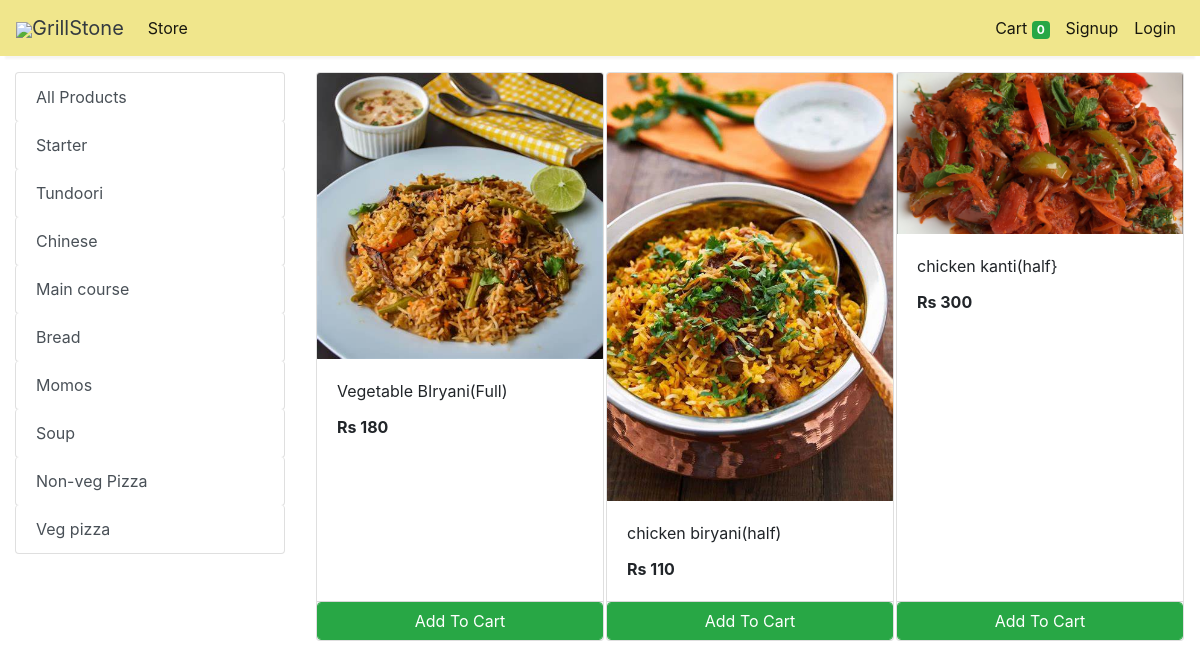
The page /store?category=34 on the database its author committed.
### store/models/category.py (models this page shows, shortened)
class Category(models.Model):
    id = models.BigAutoField(primary_key=True)
    name= models.CharField(max_length=50)
    image= models.ImageField(upload_to='uploads/category/')
    @staticmethod
    def get_all_categories():
        return Category.objects.all()

### store/models/product.py (models this page shows, shortened)
class Products(models.Model):
    id = models.BigAutoField(primary_key=True)
    name = models.CharField(max_length=60)
    price= models.IntegerField(default=0)
    category= models.ForeignKey(Category,on_delete=models.CASCADE,default=1 )
    description= models.CharField(max_length=250, default='', blank=True, null= True)
    image= models.ImageField(upload_to='uploads/products/')
    @staticmethod
    def get_all_products_by_categoryid(category_id):
        if category_id:
            return Products.objects.filter (category=category_id)
        else:
            return Products.get_all_products();

### store/views/home.py (the view)
# urls.py: path('' , include('store.urls'))
def store(request):
    cart = request.session.get('cart')
    if not cart:
        request.session['cart'] = {}
    products = None
    categories = Category.get_all_categories()
    categoryID = request.GET.get('category')
    if categoryID:
        products = Products.get_all_products_by_categoryid(categoryID)
    else:
        products = Products.get_all_products();
    data = {}
    data['products'] = products
    data['categories'] = categories
    print('you are : ', request.session.get('email'))
    return render(request, 'index.html', data)

### store/templatetags/cart.py (called while the page is built)
@register.filter (name='is_in_cart')
def is_in_cart(product, cart):
    keys = cart.keys ()
    for id in keys:
        if int (id) == product.id:
            return True
    return False;

### store/templatetags/custom_filter.py (called while the page is built)
@register.filter(name='currency')
def currency(number):
    return "Rs "+str(number)

### store/templates/index.html (shortened to what this page needs)
{% extends 'base.html' %}
{% block content %}
{% load cart %}
{% load custom_filter %}
<div class="container-fluid mt-3">
	<div class="row">
		<div class="col-lg-3 mx-auto">
			<div class="list-group">
				<a href="/" class="list-group-item list-group-item-action btn btn-outline-success">All Products</a>
				{% for category in categories %}
				<a href="/?category={{category.id}}"
					class="list-group-item list-group-item-action btn btn-outline-success ">{{category.name}}</a>
				{% endfor %}
			</div>
		</div>
		<div id='products' class="col-lg-9 mx-auto">
			<div class="row mx-auto">
				{% for product in products %}
				<div class="card mx-auto mb-3" id={{product.id}} style="width: 18rem;">
					<img class="card-img-top" src="{{product.image.url}}" alt="Card image cap">
					<div class="card-body">
						<p class="card-title">{{product.name}}</p>
						<p class="card-text"><b>{{product.price|currency}}</b></p>
					</div>
					<div class="card-footer p-0 no-gutters">
						{% if product|is_in_cart:request.session.cart %}
						<div class="row no-gutters">
							<form action="/#{{product.id}}" class="col-2 " method="post">
								{% csrf_token %}
								<input hidden type="text" name='product' value='{{product.id}}'>
								<input hidden type="text" name='remove' value='True'>
								<input type="submit" value=" - " class="btn btn-block btn-success border-right">
							</form>
							<div class="text-center col btn btn-success">{{product|cart_quantity:request.session.cart}} in Cart</div>
							<form action="/#{{product.id}}" class="col-2 " method="post">
								{% csrf_token %}
								<input hidden type="text" name='product' value='{{product.id}}'>
								<input type="submit" value=" + " class="btn btn-block btn-success border-left">
							</form>
						</div>
						{% else %}
						<form action="/#{{product.id}}" method="POST" class="btn-block">
							<input type="submit" class="float-right btn btn-success form-control"
								value="Add To Cart">
						</form>
						{% endif %}
					</div>
				</div>
				{% endfor %}
			</div>
		</div>
	</div>
</div>
{% endblock %}

### rows shown on the page
Category: name "Starter"
Category: name "Tundoori"
Category: name "Chinese"
Category: name "Main course"
Category: name "Bread"
Category: name "Momos"
Category: name "Soup"
Category: name "Non-veg Pizza"
Category: name "Veg pizza"
Products: image (picture), name "Vegetable BIryani(Full)", price "Rs 180"
Products: image (picture), name "chicken biryani(half)", price "Rs 110"
Products: image (placeholder picture), name "chicken kanti(half}", price "Rs 300"

### other values the page prints
{{ request.session.cart.keys|length }} "0"
